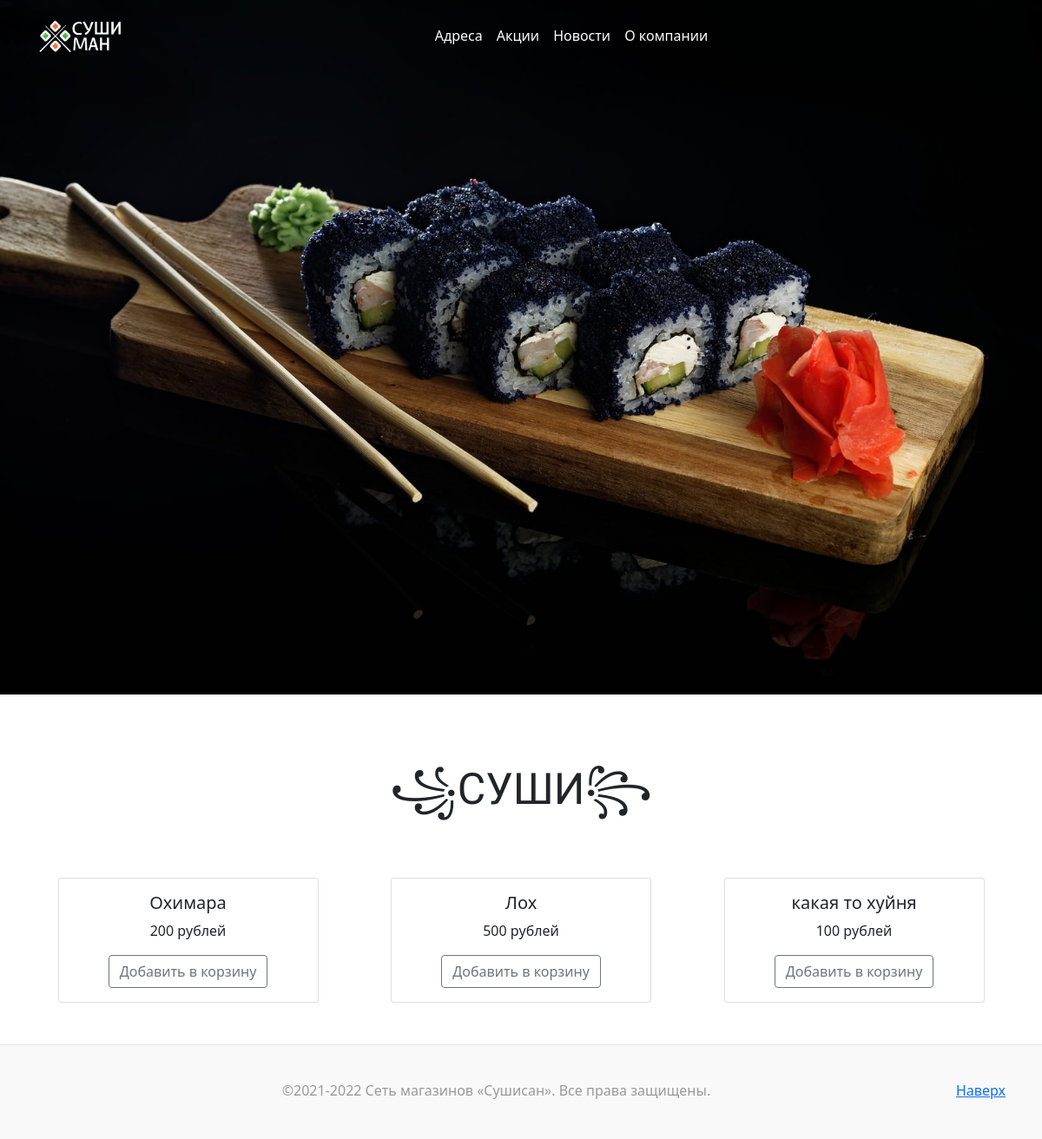
The app's page /sushi/ with its own data.
### main/models.py (models this page shows, shortened)
class Sushi(models.Model):
    image = models.ImageField(upload_to='static\images', null = True)
    name = models.CharField(
        verbose_name='Название',
        max_length= 30,
        null= False,
        blank = False,
    )
    price = models.IntegerField(
        verbose_name= 'Цена',
        null= False,
        blank = False,
    )
    compound = models.CharField(
        verbose_name= 'Состав',
        null = False,
        blank = False,
        max_length= 200,
    )
    weight = models.IntegerField(
        verbose_name= 'Вес',
        null= False,
        blank = False,
    )
    class Meta:
        verbose_name = 'Суши'
        verbose_name_plural = 'Суши'

### main/views.py (the view)
# urls.py: path('sushi/',    views.sushi),
def sushi(request):
    c = base_context(request)
    ob = Sushi.objects.all()
    c['sushi_list'] = ob
    return render(request, 'sushi.html', c)

### main/views.py (called while the page is built)
def base_context(request):
    context = dict()
    context['user'] = request.user
    return context

### main/templates/sushi.html (shortened to what this page needs)
<!DOCTYPE html>
<html lang="en">
<head>
  {% load static %}
  <link href="https://cdn.jsdelivr.net/npm/bootstrap@5.0.2/dist/css/bootstrap.min.css" rel="stylesheet">
  <link rel="stylesheet" type="text/css" href="{% static 'C:\Users\levso\Desktop\Sushiman\project\static\css\style.css' %}">
</head>
<body>
  <nav class="navbar fixed-top navbar-expand-lg navbar-dark p-md-3">
    <div class="container">
      <a href="/" class="navbar-brand">
        <img src="{% static 'images\logo.png' %}" alt="" width="100" height="40">
      </a>
      <div class="collapse navbar-collapse" id="navbarNav">
        <div class="mx-auto">
          <ul class="navbar-nav">
            <li class="nav-item">
              <a href="#" class="nav-link text-white">Адреса</a>
            </li>
            <li class="nav-item">
              <a href="#" class="nav-link text-white">Акции</a>
            </li>
            <li class="nav-item">
              <a href="#" class="nav-link text-white">Новости</a>
            </li>
            <li class="nav-item">
              <a href="#" class="nav-link text-white">О компании</a>
            </li>
          </ul>
        </div>
      </div>
    </div>
  </nav>
  <div class="banner-image w-100 vh-100 d-flex justify-content-center align-items-center">
  </div>
  <br>
  <br>
  <br>
  <div class="content text-center">
    <p style="font-family: 'Oswald', sans-serif; font-size: 50px; background: transparent;">꧁СУШИ꧂</p>
  </div>
  <br>
  <br>
  <div class="container-fluid d-flex flex-row flex-wrap justify-content-evenly">
    {% for j in sushi_list %}
                <div class="card mx-1 text-center"  style="width: 300px;">
                    <div class="card-body">
                    <h5 class="card-title">{{j.name}}</h5>
                    <p class="card-text">{{j.price}} рублей</p>
                    <a href="{{j.get_absolute_url}}" class="btn btn-outline-secondary">Добавить в корзину</a>
                    </div>
                </div>
         {% endfor %}
          </div>
<br>
<br>
<footer class="blog-footer">
    <div class="container">
      <p class="float-end mb-1">
        <a href="#">Наверх</a>
      </p>
      <p class="mb-1">©2021-2022 Сеть магазинов «Сушисан». Все права защищены.</p>
    </div>
  </footer>
</body>
</html>

### main/templates/sushi.html (style rules this page uses)
.container-fluid { gap: 25px; }
.blog-footer { padding: 2.5rem 0; color: #999; text-align: center; background-color: #f9f9f9; border-top: 0.05rem solid #e5e5e5; }

### records on screen
Sushi: name "Охимара", price "200"
Sushi: name "Лох", price "500"
Sushi: name "какая то хуйня", price "100"
